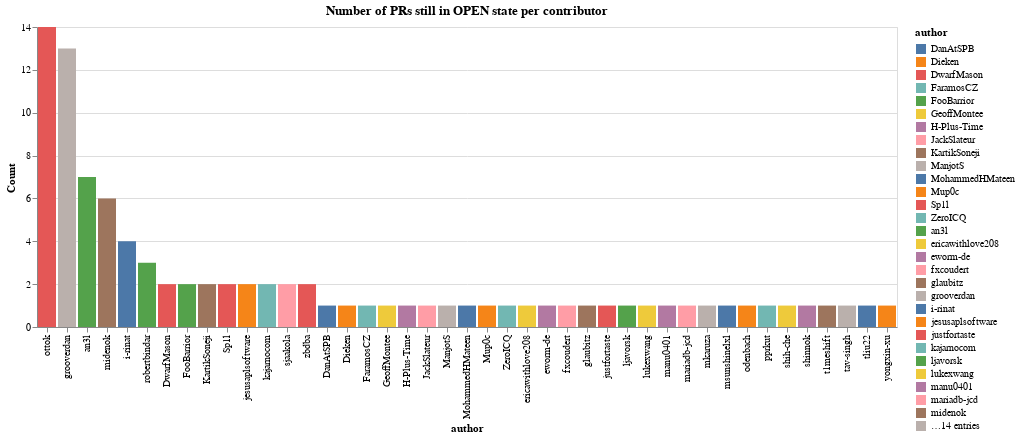

The code cell stored with this chart in its notebook:
### Markdown cell above
# **Contributor Frustration Metric**

### Code cell
prs = pd.read_csv('./data/alltime_github.csv')

open_prs = prs.loc[prs['state'] == 'OPEN']
prs_count = open_prs.groupby('author').apply(count)

alt.Chart(data=prs_count, title=f'Number of PRs still in OPEN state per contributor').mark_bar().encode(
    x=alt.X('author', sort='-y'),
    y='Count',
    color='author')
